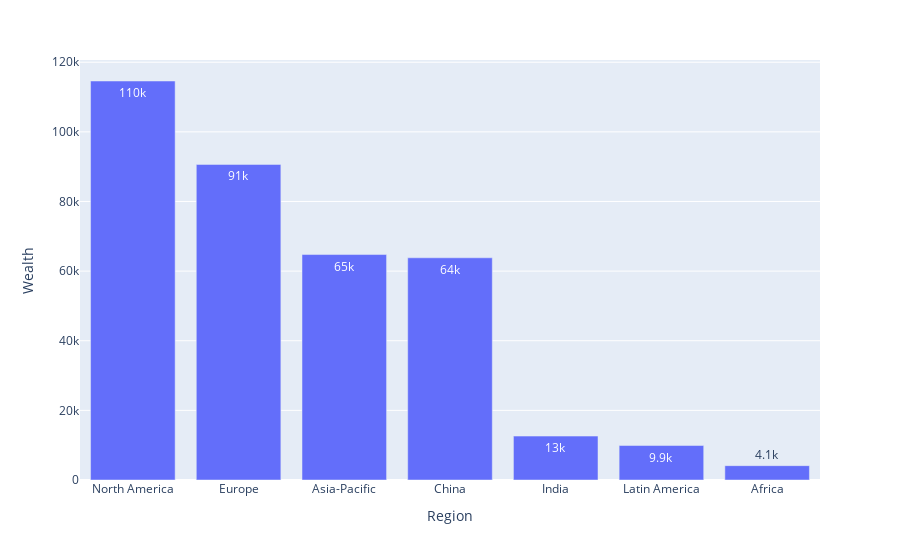

Notebook cell for this chart:
### Markdown cell above
## Gráfico de la riqueza agrupada Regiones realizado con la librería Ploty
Para visualizar el gráfico abrir el archivo "regionalWealth.html"

### Code cell
import plotly.express as px
df = px.data.gapminder()
regionWealth['Region'] = regionWealth.index
regionWealth = regionWealth.sort_values('Wealth',ascending=False)
print(regionWealth.dtypes)
fig = px.bar(regionWealth, x="Region", y="Wealth", text_auto='.2s')
fig.show()
fig.write_html("regionalWealth.html")

### Figure 1 — Plotly figure (JSON) as saved in the notebook; plotly's stock layout.template omitted (floating-point values rounded to 4 significant figures)
{"data": [{"alignmentgroup": "True", "hovertemplate": "Region=%{x}<br>Wealth=%{y}<extra></extra>", "legendgroup": "", "marker": {"color": "#636efa", "pattern": {"shape": ""}}, "name": "", "offsetgroup": "", "orientation": "v", "showlegend": false, "textposition": "auto", "texttemplate": "%{y:.2s}", "type": "bar", "x": ["North America", "Europe", "Asia-Pacific", "China", "India", "Latin America", "Africa"], "xaxis": "x", "y": [114607, 90647, 64760, 63827, 12614, 9904, 4115], "yaxis": "y"}], "layout": {"barmode": "relative", "legend": {"tracegroupgap": 0}, "margin": {"t": 60}, "xaxis": {"anchor": "y", "domain": [0, 1], "title": {"text": "Region"}}, "yaxis": {"anchor": "x", "domain": [0, 1], "title": {"text": "Wealth"}}}}
